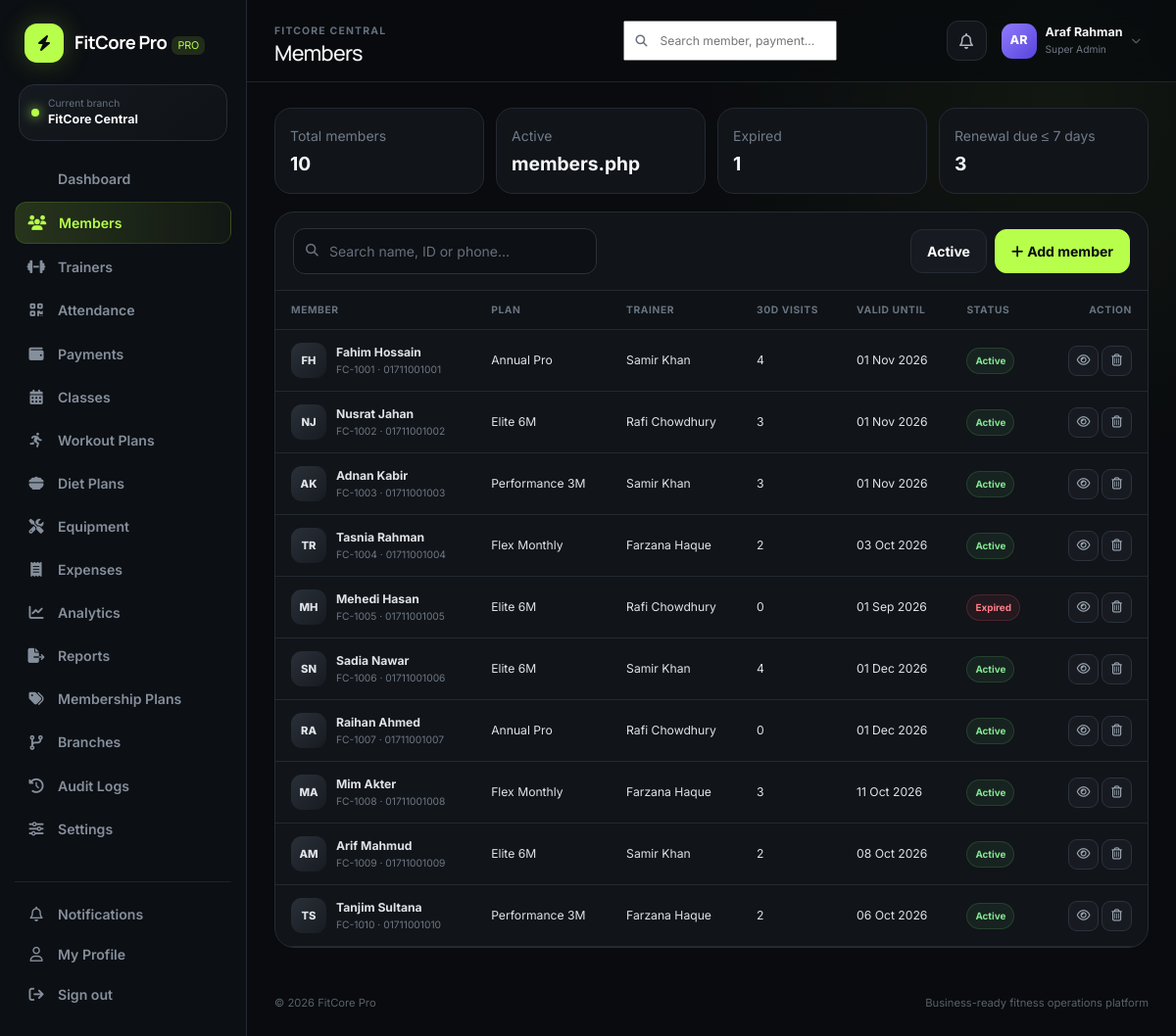
/app/members.php (signed in), run on the app's committed database.
### tables this page shows
CREATE TABLE branches (
  id INT UNSIGNED AUTO_INCREMENT PRIMARY KEY,
  name VARCHAR(120) NOT NULL,
  code VARCHAR(20) NOT NULL UNIQUE,
  address VARCHAR(255), phone VARCHAR(40),
  status ENUM('active','inactive') DEFAULT 'active',
  created_at TIMESTAMP DEFAULT CURRENT_TIMESTAMP
);

CREATE TABLE members (
  id INT UNSIGNED AUTO_INCREMENT PRIMARY KEY,
  branch_id INT UNSIGNED NOT NULL,
  member_code VARCHAR(30) NOT NULL UNIQUE,
  first_name VARCHAR(80) NOT NULL, last_name VARCHAR(80) NOT NULL,
  email VARCHAR(160), phone VARCHAR(40), gender ENUM('Male','Female','Other') DEFAULT 'Male',
  dob DATE NULL, address VARCHAR(255), emergency_contact VARCHAR(120),
  join_date DATE NOT NULL,
  membership_plan_id INT UNSIGNED NULL,
  membership_start DATE NOT NULL, membership_end DATE NOT NULL,
  status ENUM('active','expired','frozen','inactive') DEFAULT 'active',
  height_cm DECIMAL(6,2) NULL, weight_kg DECIMAL(6,2) NULL,
  goal VARCHAR(120), trainer_id INT UNSIGNED NULL,
  notes TEXT, created_at TIMESTAMP DEFAULT CURRENT_TIMESTAMP,
  FOREIGN KEY (branch_id) REFERENCES branches(id) ON DELETE CASCADE,
  FOREIGN KEY (membership_plan_id) REFERENCES membership_plans(id) ON DELETE SET NULL,
  FOREIGN KEY (trainer_id) REFERENCES trainers(id) ON DELETE SET NULL,
  INDEX idx_member_branch_status(branch_id,status), INDEX idx_membership_end(membership_end)
);

CREATE TABLE membership_plans (
  id INT UNSIGNED AUTO_INCREMENT PRIMARY KEY,
  branch_id INT UNSIGNED NULL,
  name VARCHAR(100) NOT NULL,
  duration_months INT NOT NULL,
  price DECIMAL(12,2) NOT NULL DEFAULT 0,
  signup_fee DECIMAL(12,2) NOT NULL DEFAULT 0,
  features TEXT,
  status ENUM('active','inactive') DEFAULT 'active',
  FOREIGN KEY (branch_id) REFERENCES branches(id) ON DELETE CASCADE
);

CREATE TABLE trainers (
  id INT UNSIGNED AUTO_INCREMENT PRIMARY KEY,
  user_id INT UNSIGNED NULL,
  branch_id INT UNSIGNED NOT NULL,
  name VARCHAR(120) NOT NULL,
  email VARCHAR(160), phone VARCHAR(40), photo VARCHAR(255),
  specialization VARCHAR(160), experience_years INT DEFAULT 0,
  rating DECIMAL(2,1) DEFAULT 5.0,
  commission_rate DECIMAL(5,2) DEFAULT 0,
  bio TEXT,
  status ENUM('active','inactive','leave') DEFAULT 'active',
  created_at TIMESTAMP DEFAULT CURRENT_TIMESTAMP,
  FOREIGN KEY (user_id) REFERENCES users(id) ON DELETE SET NULL,
  FOREIGN KEY (branch_id) REFERENCES branches(id) ON DELETE CASCADE
);

### config/app.php (called while the page is built, shortened)
<?php
function env(string $key, ?string $default = null): ?string {
    $value = getenv($key);
    return $value === false ? $default : $value;
}
function app_base_path(): string {
    static $base = null;
    if ($base !== null) return $base;
    $forced = env('APP_BASE_PATH');
    $projectRoot = realpath(dirname(__DIR__)) ?: dirname(__DIR__);
    $docRoot = realpath($_SERVER['DOCUMENT_ROOT'] ?? '') ?: ($_SERVER['DOCUMENT_ROOT'] ?? '');
    if ($docRoot && str_starts_with(str_replace('\\','/',$projectRoot), str_replace('\\','/',$docRoot))) {
        $relative = trim(str_replace('\\','/', substr($projectRoot, strlen($docRoot))), '/');
        return $base = $relative ? '/' . $relative : '';
    }
    return $base = '';
}
function url(string $path = ''): string {
    return app_base_path() . ($path ? '/' . ltrim($path, '/') : '');
}

### includes/functions.php (called while the page is built, shortened)
<?php
require_once __DIR__ . '/../config/database.php';
function e(?string $value): string { return htmlspecialchars($value ?? '', ENT_QUOTES, 'UTF-8'); }
function format_date(?string $date, string $format='d M Y'): string { return $date ? date($format, strtotime($date)) : '—'; }
function initials(string $name): string { $p=preg_split('/\s+/', trim($name)); return strtoupper(substr($p[0]??'U',0,1).substr($p[1]??'',0,1)); }
function query_value(string $sql, array $params=[]): mixed {
    $s=db()->prepare($sql); $s->execute($params); return $s->fetchColumn();
}
function query_all(string $sql, array $params=[]): array {
    $s=db()->prepare($sql); $s->execute($params); return $s->fetchAll();
}
function setting(string $key, mixed $default=null): mixed {
    static $settings = null;
    if ($settings === null) {
        $settings = [];
        try {
            foreach (query_all('SELECT setting_key,setting_value FROM system_settings') as $row) {
                $settings[$row['setting_key']] = $row['setting_value'];
            }
        } catch (Throwable $e) {
            $settings = [];
        }
    }
    return array_key_exists($key,$settings) ? $settings[$key] : $default;
}
function status_badge(string $status): string {
    return match(strtolower($status)) {
        'active','paid','good','completed','available','healthy','attended' => 'success',
        'pending','due','maintenance','warning','at risk','frozen','waitlist','paused' => 'warning',
        'expired','inactive','failed','damaged','cancelled','high risk','refunded' => 'danger',
        default => 'secondary',
    };
}
function current_branch_id(): int {
    $user = $_SESSION['user'] ?? [];
    return (int)($_SESSION['branch_id'] ?? $user['branch_id'] ?? 1);
}
function branch_name(?int $id=null): string {
    $id = $id ?: current_branch_id();
    return (string)(query_value('SELECT name FROM branches WHERE id=?', [$id]) ?: 'Main Branch');
}
function rule_int(string $key, int $default): int {
    $raw=setting($key,null);
    return max(0,(int)$raw);
}

### config/database.php (called while the page is built)
<?php
require_once __DIR__ . '/app.php';
function db(): PDO {
    static $pdo = null;
    if ($pdo instanceof PDO) return $pdo;
    $host = env('DB_HOST', '127.0.0.1');
    $port = env('DB_PORT', '3306');
    $name = env('DB_NAME', 'fitcore_pro');
    $user = env('DB_USER', 'root');
    $pass = env('DB_PASS', '');
    $charset = 'utf8mb4';
    $dsn = "mysql:host={$host};port={$port};dbname={$name};charset={$charset}";
    try {
        $pdo = new PDO($dsn, $user, $pass, [
            PDO::ATTR_ERRMODE => PDO::ERRMODE_EXCEPTION,
            PDO::ATTR_DEFAULT_FETCH_MODE => PDO::FETCH_ASSOC,
            PDO::ATTR_EMULATE_PREPARES => false,
        ]);
    } catch (PDOException $e) {
        http_response_code(500);
        $safeMessage = htmlspecialchars($e->getMessage(), ENT_QUOTES, 'UTF-8');
        echo '<!doctype html><html><head><meta charset="utf-8"><title>Database setup</title><style>body{font-family:system-ui;background:#0b0d10;color:#fff;padding:40px}.box{max-width:760px;margin:auto;background:#15181d;padding:28px;border-radius:20px;border:1px solid #2a2f37}code{color:#b8ff58}</style></head><body><div class="box"><h2>FitCore Pro database is not connected</h2><p>Import <code>database/fitcore.sql</code>, then copy <code>.env.example</code> to <code>.env</code> and update the database values.</p><p><small>' . $safeMessage . '</small></p></div></body></html>';
        exit;
    }
    return $pdo;
}

### includes/auth.php (called while the page is built, shortened)
<?php
require_once __DIR__ . '/functions.php';
function user(): array { return $_SESSION['user'] ?? []; }

### app/members.php (the view, shortened to what this page needs)
<?php
require_once __DIR__.'/../includes/auth.php'; require_role(['super_admin','manager','receptionist','trainer']); $bid=current_branch_id();$expiryDays=rule_int('expiry_warning_days',7);
$q=trim($_GET['q']??'');$params=[$bid];$where='m.branch_id=?';
$members=query_all("SELECT m.*,p.name plan_name,t.name trainer_name,(SELECT COUNT(*) FROM attendance a WHERE a.member_id=m.id AND a.check_in>=DATE_SUB(NOW(),INTERVAL 30 DAY)) visits30 FROM members m LEFT JOIN membership_plans p ON p.id=m.membership_plan_id LEFT JOIN trainers t ON t.id=m.trainer_id WHERE $where ORDER BY m.created_at DESC",$params);
if(user()['role']==='trainer'){$active=(int)query_value("SELECT COUNT(*) FROM members WHERE branch_id=? AND trainer_id=? AND status='active' AND membership_end>=CURDATE()",[$bid,$myTrainerId]);$expired=(int)query_value("SELECT COUNT(*) FROM members WHERE branch_id=? AND trainer_id=? AND (status='expired' OR membership_end<CURDATE())",[$bid,$myTrainerId]);$due=(int)query_value("SELECT COUNT(*) FROM members WHERE branch_id=? AND trainer_id=? AND status='active' AND membership_end BETWEEN CURDATE() AND DATE_ADD(CURDATE(),INTERVAL $expiryDays DAY)",[$bid,$myTrainerId]);}else{$active=(int)query_value("SELECT COUNT(*) FROM members WHERE branch_id=? AND status='active' AND membership_end>=CURDATE()",[$bid]);$expired=(int)query_value("SELECT COUNT(*) FROM members WHERE branch_id=? AND (status='expired' OR membership_end<CURDATE())",[$bid]);$due=(int)query_value("SELECT COUNT(*) FROM members WHERE branch_id=? AND status='active' AND membership_end BETWEEN CURDATE() AND DATE_ADD(CURDATE(),INTERVAL $expiryDays DAY)",[$bid]);}
$pageTitle='Members'; include __DIR__.'/../includes/header.php'; ?>
<div class="metric-strip"><div class="metric-box"><small>Total members</small><strong><?= count($members) ?></strong></div><div class="metric-box"><small>Active</small><strong><?= $active ?></strong></div><div class="metric-box"><small>Expired</small><strong><?= $expired ?></strong></div><div class="metric-box"><small>Renewal due ≤ <?= $expiryDays ?> days</small><strong><?= $due ?></strong></div></div>
<div class="table-card"><div class="table-toolbar"><form class="search" method="get"><i class="fa-solid fa-magnifying-glass"></i><input class="form-control form-control-sm" name="q" value="<?= e($q) ?>" placeholder="Search name, ID or phone..."></form><div class="d-flex gap-2"><a class="btn btn-dark btn-sm" href="?status=active">Active</a><?php if(in_array(user()['role'],['super_admin','manager','receptionist'])): ?><button class="btn btn-primary btn-sm" data-bs-toggle="modal" data-bs-target="#addMember"><i class="fa-solid fa-plus me-1"></i>Add member</button><?php endif; ?></div></div><div class="table-responsive"><table class="table"><thead><tr><th>Member</th><th>Plan</th><th>Trainer</th><th>30D visits</th><th>Valid until</th><th>Status</th><th class="text-end">Action</th></tr></thead><tbody><?php foreach($members as $m): $effective=(strtotime($m['membership_end'])<strtotime(date('Y-m-d')))?'expired':$m['status']; ?><tr><td><div class="member-cell"><div class="avatar"><?= e(initials($m['first_name'].' '.$m['last_name'])) ?></div><div><strong><?= e($m['first_name'].' '.$m['last_name']) ?></strong><small><?= e($m['member_code']) ?> · <?= e($m['phone']) ?></small></div></div></td><td><?= e($m['plan_name']??'—') ?></td><td><?= e($m['trainer_name']??'Unassigned') ?></td><td><?= (int)$m['visits30'] ?></td><td><?= format_date($m['membership_end']) ?></td><td><span class="badge-soft badge-<?= status_badge($effective) ?>"><?= e(ucfirst($effective)) ?></span></td><td class="text-end"><a class="action-btn" title="Open member" href="<?= url('app/member_view.php?id='.$m['id']) ?>"><i class="fa-regular fa-eye"></i></a><?php if(in_array(user()['role'],['super_admin','manager'])): ?><form class="d-inline" method="post"><input type="hidden" name="csrf" value="<?= csrf_token() ?>"><input type="hidden" name="action" value="delete"><input type="hidden" name="id" value="<?= $m['id'] ?>"><button class="action-btn" data-confirm="Delete this member and related records?" title="Delete"><i class="fa-regular fa-trash-can"></i></button></form><?php endif; ?></td></tr><?php endforeach; ?></tbody></table></div></div>
<?php include __DIR__.'/../includes/footer.php'; ?>

### includes/header.php (shortened to what this page needs)
<?php
require_once __DIR__ . '/auth.php';
$pageTitle = $pageTitle ?? 'Dashboard';
$unread=(int)query_value('SELECT COUNT(*) FROM notifications WHERE branch_id=? AND is_read=0 AND (user_id IS NULL OR user_id=?)',[current_branch_id(),user()['id']]);
?>
<!doctype html><html lang="en"><head>
<link href="https://cdn.jsdelivr.net/npm/bootstrap@5.3.3/dist/css/bootstrap.min.css" rel="stylesheet">
<link href="https://cdnjs.cloudflare.com/ajax/libs/font-awesome/6.6.0/css/all.min.css" rel="stylesheet">
<link href="<?= url('assets/css/style.css') ?>" rel="stylesheet">
</head><body class="app-body">
<?php include __DIR__.'/sidebar.php'; ?>
<main class="main-shell">
<header class="topbar">
  <div class="topbar-title"><span class="eyebrow"><?= e(branch_name()) ?></span><h1><?= e($pageTitle) ?></h1></div>
  <div class="topbar-actions">
    <form class="top-search" action="<?= url('app/search.php') ?>" method="get"><i class="fa-solid fa-magnifying-glass"></i><input name="q" placeholder="Search member, payment..." aria-label="Global search"></form>
    <a class="icon-btn" href="<?= url('app/notifications.php') ?>"><i class="fa-regular fa-bell"></i><?php if($unread): ?><span class="notify-dot"></span><?php endif; ?></a>
    <div class="user-chip">
      <div class="avatar"><?= e(initials(user()['name']??'User')) ?></div>
      <div><strong><?= e(user()['name']??'User') ?></strong><small><?= e(ucwords(str_replace('_',' ',user()['role']??''))) ?></small></div>
      <i class="fa-solid fa-chevron-down"></i>
    </div>
  </div>
</header>
<section class="content-wrap">

### includes/sidebar.php
<?php
$active = basename($_SERVER['PHP_SELF']);
$role = user()['role'] ?? '';
$nav = [
 ['dashboard.php','fa-grid-2','Dashboard',['super_admin','manager','receptionist','trainer','accountant']],
 ['members.php','fa-users','Members',['super_admin','manager','receptionist','trainer']],
 ['trainers.php','fa-dumbbell','Trainers',['super_admin','manager','receptionist']],
 ['attendance.php','fa-qrcode','Attendance',['super_admin','manager','receptionist','trainer']],
 ['payments.php','fa-wallet','Payments',['super_admin','manager','receptionist','accountant']],
 ['classes.php','fa-calendar-days','Classes',['super_admin','manager','receptionist','trainer']],
 ['workouts.php','fa-person-running','Workout Plans',['super_admin','manager','trainer']],
 ['diet_plans.php','fa-bowl-food','Diet Plans',['super_admin','manager','trainer']],
 ['equipment.php','fa-screwdriver-wrench','Equipment',['super_admin','manager']],
 ['expenses.php','fa-receipt','Expenses',['super_admin','manager','accountant']],
 ['analytics.php','fa-chart-line','Analytics',['super_admin','manager','accountant']],
 ['reports.php','fa-file-export','Reports',['super_admin','manager','accountant']],
 ['plans.php','fa-tags','Membership Plans',['super_admin','manager']],
 ['branches.php','fa-code-branch','Branches',['super_admin']],
 ['audit_logs.php','fa-clock-rotate-left','Audit Logs',['super_admin']],
 ['settings.php','fa-sliders','Settings',['super_admin']],
];
?>
<aside class="sidebar" id="sidebar">
  <a class="brand" href="<?= url('app/dashboard.php') ?>">
    <span class="brand-mark"><i class="fa-solid fa-bolt"></i></span>
    <span><strong><?= e(setting('company_name','FitCore Pro')) ?></strong><em>PRO</em></span>
  </a>
  <div class="branch-pill"><span class="dot"></span><div><small>Current branch</small><strong><?= e(branch_name()) ?></strong></div></div>
  <nav>
    <?php foreach($nav as [$file,$icon,$label,$roles]): if(!in_array($role,$roles,true)) continue; ?>
      <a class="nav-link <?= $active===$file?'active':'' ?>" href="<?= url('app/'.$file) ?>"><i class="fa-solid <?= $icon ?>"></i><span><?= e($label) ?></span></a>
    <?php endforeach; ?>
  </nav>
  <div class="sidebar-bottom">
    <a class="nav-link <?= $active==='notifications.php'?'active':'' ?>" href="<?= url('app/notifications.php') ?>"><i class="fa-regular fa-bell"></i><span>Notifications</span></a>
    <a class="nav-link <?= $active==='profile.php'?'active':'' ?>" href="<?= url('app/profile.php') ?>"><i class="fa-regular fa-user"></i><span>My Profile</span></a>
    <a class="nav-link logout" href="<?= url('auth/logout.php') ?>"><i class="fa-solid fa-arrow-right-from-bracket"></i><span>Sign out</span></a>
  </div>
</aside>

### includes/footer.php (shortened to what this page needs)
</section>
<footer class="app-footer"><span>© <?= date('Y') ?> <?= e(setting('company_name','FitCore Pro')) ?></span><span>Business-ready fitness operations platform</span></footer>
</main>
</body></html>

### data on the page
branches: name "FitCore Central", name "FITCORE CENTRAL"
members: initials($m['first_name'].' '.$m['last_name']) "FH", first_name+last_name "Fahim Hossain", member_code "FC-1001", phone "01711001001", membership_plan.name "Annual Pro", trainer.name "Samir Khan", visits30 "4", membership_end "01 Nov 2026", effective "Active"
members: initials($m['first_name'].' '.$m['last_name']) "NJ", first_name+last_name "Nusrat Jahan", member_code "FC-1002", phone "01711001002", membership_plan.name "Elite 6M", trainer.name "Rafi Chowdhury", visits30 "3", membership_end "01 Nov 2026", effective "Active"
members: initials($m['first_name'].' '.$m['last_name']) "AK", first_name+last_name "Adnan Kabir", member_code "FC-1003", phone "01711001003", membership_plan.name "Performance 3M", trainer.name "Samir Khan", visits30 "3", membership_end "01 Nov 2026", effective "Active"
members: initials($m['first_name'].' '.$m['last_name']) "TR", first_name+last_name "Tasnia Rahman", member_code "FC-1004", phone "01711001004", membership_plan.name "Flex Monthly", trainer.name "Farzana Haque", visits30 "2", membership_end "03 Oct 2026", effective "Active"
members: initials($m['first_name'].' '.$m['last_name']) "MH", first_name+last_name "Mehedi Hasan", member_code "FC-1005", phone "01711001005", membership_plan.name "Elite 6M", trainer.name "Rafi Chowdhury", visits30 "0", membership_end "01 Sep 2026", membership_end "Expired"
members: initials($m['first_name'].' '.$m['last_name']) "SN", first_name+last_name "Sadia Nawar", member_code "FC-1006", phone "01711001006", membership_plan.name "Elite 6M", trainer.name "Samir Khan", visits30 "4", membership_end "01 Dec 2026", effective "Active"
members: initials($m['first_name'].' '.$m['last_name']) "RA", first_name+last_name "Raihan Ahmed", member_code "FC-1007", phone "01711001007", membership_plan.name "Annual Pro", trainer.name "Rafi Chowdhury", visits30 "0", membership_end "01 Dec 2026", effective "Active"
members: initials($m['first_name'].' '.$m['last_name']) "MA", first_name+last_name "Mim Akter", member_code "FC-1008", phone "01711001008", membership_plan.name "Flex Monthly", trainer.name "Farzana Haque", visits30 "3", membership_end "11 Oct 2026", effective "Active"
members: initials($m['first_name'].' '.$m['last_name']) "AM", first_name+last_name "Arif Mahmud", member_code "FC-1009", phone "01711001009", membership_plan.name "Elite 6M", trainer.name "Samir Khan", visits30 "2", membership_end "08 Oct 2026", effective "Active"
members: initials($m['first_name'].' '.$m['last_name']) "TS", first_name+last_name "Tanjim Sultana", member_code "FC-1010", phone "01711001010", membership_plan.name "Performance 3M", trainer.name "Farzana Haque", visits30 "2", membership_end "06 Oct 2026", effective "Active"

### other printed values
setting('company_name','FitCore Pro') "FitCore Pro"
$label "Dashboard"
$label "Members"
$label "Trainers"
$label "Attendance"
$label "Payments"
$label "Classes"
$label "Workout Plans"
$label "Diet Plans"
$label "Equipment"
$label "Expenses"
$label "Analytics"
$label "Reports"
$label "Membership Plans"
$label "Branches"
